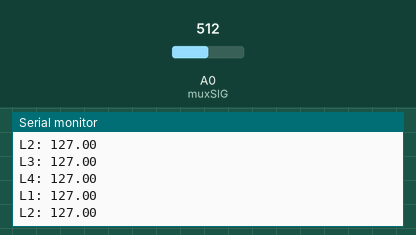
Simulated run of this sketch. Board: Arduino Uno, built with avr-gcc and run on an emulated ATmega328P. Parts: the last lines printed to the serial monitor. The test bench sets the inputs (shaded band); at power-on: A0 (muxSIG) = 512.

Above: at 1.2 s.
1.3 s: A0 (muxSIG) set to 410
At 1.38 s:
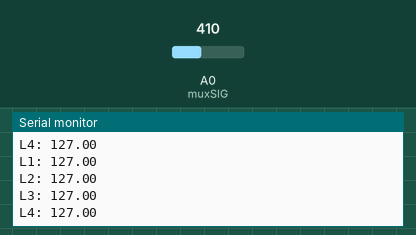
2.8 s: A0 (muxSIG) set to 394
At 2.98 s:
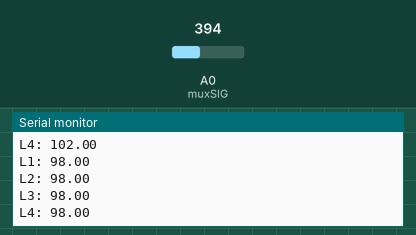
Timing chart, 0 to 5.8 s (numbered marks = the images above; inputs shaded):
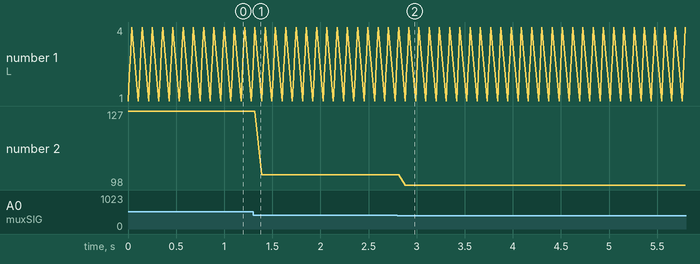

The sketch:

Photo.ino
```cpp
// ----- Pines multiplexor 4067 -----
const int muxSIG = A0;
const int muxC0 = 8;
const int muxC1 = 9;
const int muxC2 = 10;
const int muxC3 = 11;


void setup() {
  // put your setup code here, to run once:

  Serial.begin(9600);
  // Multiplexor (como salidas)
  pinMode(muxC0, OUTPUT);
  pinMode(muxC1, OUTPUT);
  pinMode(muxC2, OUTPUT);
  pinMode(muxC3, OUTPUT);
  pinMode(muxSIG, INPUT);
  //
}

void selectMuxChannel(int ch) {
  digitalWrite(muxC0, ch & 0x01);
  digitalWrite(muxC1, (ch >> 1) & 0x01);
  digitalWrite(muxC2, (ch >> 2) & 0x01);
  digitalWrite(muxC3, (ch >> 3) & 0x01);
  delay(1); // estabilización
}
void loop() {
  // put your main code here, to run repeatedly:
  float x = -1.0;
  selectMuxChannel(0);
  x = map(analogRead(muxSIG), 0, 1023, 0, 255);
  Serial.print("L1: ");
  Serial.println(x);
  selectMuxChannel(1);
  x = map(analogRead(muxSIG), 0, 1023, 0, 255);
  Serial.print("L2: ");
  Serial.println(x);
  selectMuxChannel(2);
  x = map(analogRead(muxSIG), 0, 1023, 0, 255);
  Serial.print("L3: ");
  Serial.println(x);
  selectMuxChannel(3);
  x = map(analogRead(muxSIG), 0, 1023, 0, 255);
  Serial.print("L4: ");
  Serial.println(x);
  delay(100);

}
```

Measured:
- after the input at 2.8 s, the serial monitor: prints a new line after 0.08 s (image 2)
- plotted number 2: 127 → 102 after the input at 1.3 s, 102 → 98 after the input at 2.8 s
